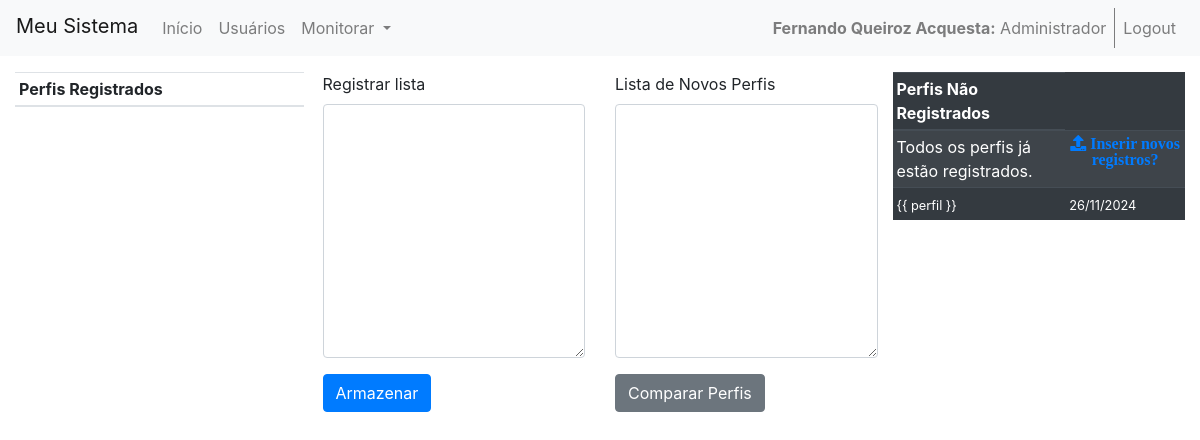
The app's page /views/admin/comparar.php (signed in), older data.
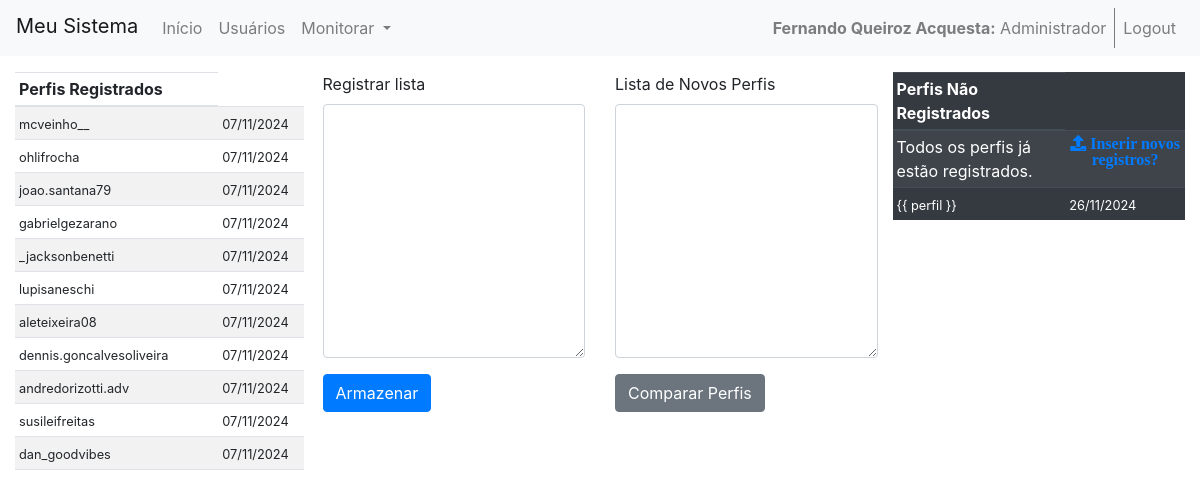
The same page, newer data.
### tables this page shows
CREATE TABLE `monitorar_perfis` (
  `id` int(11) NOT NULL,
  `foto` varchar(255) DEFAULT NULL,
  `username` varchar(255) DEFAULT NULL,
  `nome` varchar(255) DEFAULT NULL,
  `data_cadastro` datetime DEFAULT NULL
);

### classes/Base.php (called while the page is built, shortened)
<?php
class Base
{
    function getBaseUrl()
    {
        $isHttps = isset($_SERVER['HTTPS']) && $_SERVER['HTTPS'] === 'on';
        $baseUrl = ($isHttps ? 'https' : 'http') . '://' . $_SERVER['HTTP_HOST'];
        if ($_SERVER['SERVER_NAME'] === 'localhost' || $_SERVER['SERVER_ADDR'] === '127.0.0.1') {
            $baseUrl .= '/basic-php_oo-vue-2';
        }
        return $baseUrl;
    }
}

### classes/Database.php (called while the page is built, shortened)
<?php
class Database {
    private static $instance = null;
    private $conn;
    private function __construct() {
        $this->host = getenv('DB_HOST') ?: 'localhost';
        $this->db_name = getenv('DB_NAME') ?: 'projeto_oo';
        $this->username = getenv('DB_USER') ?: 'root';
        $this->password = getenv('DB_PASS') ?: '';
        $this->conn = null;
        try {
            $this->conn = new PDO("mysql:host=" . $this->host . ";dbname=" . $this->db_name, $this->username, $this->password);
            $this->conn->setAttribute(PDO::ATTR_ERRMODE, PDO::ERRMODE_EXCEPTION);
        } catch (PDOException $e) {
            echo "Erro na conexão: " . $e->getMessage();
        }
    }
    public static function getInstance() {
        if (self::$instance == null) {
            self::$instance = new Database();
        }
        return self::$instance;
    }
    public function getConnection() {
        return $this->conn;
    }
}

### classes/Perfil.php (called while the page is built, shortened)
<?php
class Perfil extends Database
{
    private $conn;
    public function __construct()
    {
        $this->conn = Database::getInstance()->getConnection();
    }
    public function listarPerfis()
    {
        try {
            $query = "SELECT id, username, data_cadastro FROM monitorar_perfis ORDER BY data_cadastro DESC";
            $stmt = $this->conn->prepare($query);
            $stmt->execute();
            $result = $stmt->fetchAll(PDO::FETCH_ASSOC);
            return $result;
        } catch (PDOException $e) {
            echo "Erro ao listar perfis: " . $e->getMessage();
            return [];
        }
    }
}

### views/admin/comparar.php (the view, shortened to what this page needs)
<?php
$perfilObj = new Perfil();
$perfis = $perfilObj->listarPerfis();
?>
<?php include '../navbar.php'; ?>
<div class="container">
    <div class="row">
        <div class="col-sm-3 pl-0 lista pr-1 mt-2" style="height: 400px; overflow-y: auto;">
            <table class="table lista table-striped">
                <thead>
                    <tr>
                        <th>Perfis Registrados</th>
                    </tr>
                </thead>
                <tbody>
                    <?php foreach ($perfis as $perfil): ?>
                        <tr>
                            <td><small><?php echo htmlspecialchars($perfil['username']); ?></small></td>
                            <td><small><?php echo date('d/m/Y', strtotime($perfil['data_cadastro'])); ?></small></td>
                        </tr>
                    <?php endforeach; ?>
                </tbody>
            </table>
        </div>
        <div class="col-sm-3 compara-2 mt-2">
            <form method="POST" action="armazenar_perfis.php">
                <div class="form-group">
                    <label for="lista">Registrar lista</label>
                    <textarea class="form-control" id="lista" name="lista" rows="10" required></textarea>
                </div>
                <button type="submit" class="btn btn-primary">Armazenar</button>
            </form>
        </div>
        <div class="col-sm-3 compara-2 mt-2">
            <form @submit.prevent="compararPerfis" method="POST">
                <div class="form-group">
                    <label for="nova_lista">Lista de Novos Perfis</label>
                    <textarea class="form-control" v-model="novaLista" id="nova_lista" name="nova_lista"
                        rows="10"></textarea>
                </div>
                <button type="submit" class="btn btn-secondary">Comparar Perfis</button>
            </form>
        </div>
        <div class="col-sm-3 pl-0 lista pr-0 mt-2" style="height: 400px; overflow-y: auto;">
            <table class="table table-dark table-striped">
                <thead>
                    <tr>
                        <th>Perfis Não Registrados</th>
                    </tr>
                </thead>
                <tbody>
                    <tr>
                        <td v-if="comparar !== null && naoRegistrados.length === 0">Todos os perfis já estão registrados.</td>
                        <td v-if="comparar === 1 && naoRegistrados.length !== 0" colspan="2" class="text-center">
                            <a href="#" @click="inserirTodosPerfis()" class="fas fa-upload"></i> Inserir novos registros?</a>
                        </td>
                    </tr>
                    <tr v-for="(perfil, index) in naoRegistrados" :key="index">
                        <td><small>{{ perfil }}</small></td>
                        <td><small><?php echo date('d/m/Y'); ?></small></td>
                    </tr>
                </tbody>
            </table>
        </div>
    </div>
</div>
<?php include '../footer.php'; ?>

### views/navbar.php (shortened to what this page needs)
<?php
$baseurl = new Base();
$baseUrl = $baseurl->getBaseUrl();
?>
<!DOCTYPE html>
<html lang="pt">
<head>
    <link rel="stylesheet" href="https://stackpath.bootstrapcdn.com/bootstrap/4.5.2/css/bootstrap.min.css">
    <link rel="stylesheet" href="https://use.fontawesome.com/releases/v5.15.1/css/all.css">
    <link rel="stylesheet" href="<?php echo $baseUrl ?>/public/css/style.css">
</head>
<body>
    <link rel="stylesheet" :href="themeStylesheet" id="theme-stylesheet">
    <nav class="navbar navbar-expand-lg navbar-light bg-light pt-2">
        <a class="navbar-brand" style="padding-top: unset;" href="#">Meu Sistema</a>
        <div class="main-menu">
            <div class="menu-esquerda" id="navbarNav">
                <ul class="navbar-nav">
                    <li class="nav-item">
                        <a class="nav-link" href="<?php echo $baseUrl ?>/views/index.php">Início</a>
                    </li>
                    <?php if (isset($_SESSION['usuario_id'])) : ?>
                        <?php if ($_SESSION['tipo_usuario_id'] == 1 || $_SESSION['tipo_usuario_id'] == 2) : ?>
                            <li class="nav-item">
                                <a class="nav-link" href="<?php echo $baseUrl ?>/views/admin/user_list_view.php">Usuários</a>
                            </li>
                            <li class="nav-item dropdown">
                                <a class="nav-link dropdown-toggle" href="#" id="navbarDropdown" role="button"
                                    data-toggle="dropdown" aria-haspopup="true" aria-expanded="false">
                                    Monitorar
                                </a>
                            </li>
                        <?php endif; ?>
                    <?php endif; ?>
                </ul>
            </div>
            <div class="collapse navbar-collapse menu-direita">
                <ul class="navbar-nav ml-auto">
                    <li class="nav-item" id="theme-switcher">
                        <a class="nav-link" @click="switchTheme()">
                        </a>
                    </li>
                    <?php if (isset($_SESSION['usuario_id'])) : ?>
                        <li class="nav-item" style="border-right: solid 1px #00000080;">
                            <a class="nav-link" style="cursor: auto;"><strong><?php echo $_SESSION['nome'] . ':</strong> ' . $_SESSION['tipo']; ?></a>
                        </li>
                        <?php if ($_SESSION['tipo_usuario_id'] == 1 || $_SESSION['tipo_usuario_id'] == 2) : ?>
                            <li class="nav-item">
                                <a class="nav-link" href="<?php echo $baseUrl ?>/views/logout.php">Logout</a>
                            </li>
                        <?php endif; ?>
                    <?php else : ?>
                        <li class="nav-item">
                            <a class="nav-link" href="<?php echo $baseUrl ?>/views/login.php">Login</a>
                        </li>
                    <?php endif; ?>
                </ul>
            </div>
        </div>
    </nav>
    <div id="app">
        <div class="container mt-2">

### views/footer.php (shortened to what this page needs)
</div>
</div>

### public/css/style.css (style rules this page uses)
.main-menu { display: flex; justify-content: space-between; width: 100%; }
.menu-esquerda { justify-content: flex-start; }
.menu-direita { justify-content: flex-end; }
.table td, .table th { padding: .25rem !important; }
@media (min-width: 1200px) { .container, .container-lg, .container-md, .container-sm, .container-xl { max-width: 1366px; } }

Row changes from the older to the newer data that the page shows:
added monitorar_perfis: username "mcveinho__", data_cadastro "07/11/2024"
added monitorar_perfis: username "ohlifrocha", data_cadastro "07/11/2024"
added monitorar_perfis: username "joao.santana79", data_cadastro "07/11/2024"
added monitorar_perfis: username "gabrielgezarano", data_cadastro "07/11/2024"
added monitorar_perfis: username "_jacksonbenetti", data_cadastro "07/11/2024"
added monitorar_perfis: username "lupisaneschi", data_cadastro "07/11/2024"
added monitorar_perfis: username "aleteixeira08", data_cadastro "07/11/2024"
added monitorar_perfis: username "dennis.goncalvesoliveira", data_cadastro "07/11/2024"
added monitorar_perfis: username "andredorizotti.adv", data_cadastro "07/11/2024"
added monitorar_perfis: username "susileifreitas", data_cadastro "07/11/2024"
added monitorar_perfis: username "dan_goodvibes", data_cadastro "07/11/2024"
